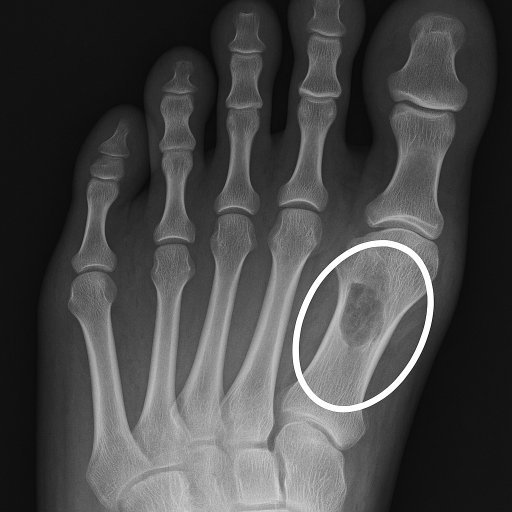
#> input picture data/image.png, 1024 x 1024 px (shown at 1/2 size)
$ python -i feature_extractor.py   (imports and definitions only)
#> lines starting #> are read from the running program, lines starting #| are printed output that depends on the picture; after the words box and inside, x2 and y2 are one past the last pixel; in counts of white or black regions, pixels touching at a corner belong together
### image_analysis/preprocessor.py
import logging
from typing import Dict, Tuple, Union

import cv2
import numpy as np
from PIL import Image

from core.config import USE_CLAHE_PREPROCESSING

logger = logging.getLogger(__name__)


def to_uint8_rgb(image: Union[Image.Image, np.ndarray]) -> np.ndarray:
    """Convert a PIL image or array to uint8 RGB."""
    if isinstance(image, Image.Image):
        if image.mode != "RGB":
            image = image.convert("RGB")
        return np.array(image, dtype=np.uint8)

    array = np.asarray(image)
    if array.dtype != np.uint8:
        if array.max() <= 1.0:
            array = (array * 255.0).clip(0, 255)
        else:
            array = array.clip(0, 255)
        array = array.astype(np.uint8)

    if array.ndim == 2:
        return cv2.cvtColor(array, cv2.COLOR_GRAY2RGB)
    if array.shape[2] == 4:
        return cv2.cvtColor(array, cv2.COLOR_RGBA2RGB)
    return array


# [104 lines left out: functions apply_clahe, enhance_image_contrast, preprocess_image, preprocess_for_analysis, validate_image, not called in this run]

### image_analysis/feature_extractor.py
import logging
from typing import Any, Dict, List, Optional, Tuple

import cv2
import numpy as np
from skimage import feature

from image_analysis.preprocessor import to_uint8_rgb

logger = logging.getLogger(__name__)

BODY_AREA_FEATURE_FOCUS = {
    "foot": {"texture": True, "shape": True, "color": True},
    "skin": {"texture": True, "shape": True, "color": True},
    "chest": {"texture": True, "shape": True, "color": False},
    "hand": {"texture": True, "shape": True, "color": True},
    "eye": {"texture": True, "shape": True, "color": True},
}


def _resolve_feature_flags(body_area: Optional[str]) -> Dict[str, bool]:
    if not body_area:
        return {"texture": True, "shape": True, "color": True}
    return BODY_AREA_FEATURE_FOCUS.get(body_area.lower(), {
        "texture": True,
        "shape": True,
        "color": True,
    })


def extract_features(
    image: np.ndarray,
    body_area: Optional[str] = None,
    grayscale: Optional[np.ndarray] = None,
    extract_texture: Optional[bool] = None,
    extract_shape: Optional[bool] = None,
    extract_color: Optional[bool] = None,
) -> Optional[Dict[str, Any]]:
    """Extract texture, shape, and color features from a preprocessed image."""
    try:
        rgb_uint8 = to_uint8_rgb(image)
        gray = grayscale if grayscale is not None else cv2.cvtColor(rgb_uint8, cv2.COLOR_RGB2GRAY)

        flags = _resolve_feature_flags(body_area)
        use_texture = extract_texture if extract_texture is not None else flags["texture"]
        use_shape = extract_shape if extract_shape is not None else flags["shape"]
        use_color = extract_color if extract_color is not None else flags["color"]

        features: Dict[str, Any] = {"body_area": body_area or "unspecified"}

        if use_texture:
            features.update(extract_texture_features(gray))
        if use_shape:
            features.update(extract_shape_features(gray))
        if use_color and rgb_uint8.ndim == 3:
            features.update(extract_color_features(rgb_uint8))

        features["feature_summary"] = summarize_features(features)
        return features

    except Exception as e:
        logger.error(f"Error extracting features: {e}")
        return None


def summarize_features(features: Dict[str, Any]) -> str:
    """Create a concise, human-readable summary for downstream classification."""
    parts: List[str] = []

    texture_std = features.get("texture_std")
    texture_entropy = features.get("texture_entropy")
    if texture_std is not None:
        texture_level = "high" if texture_std > 30 else "moderate" if texture_std > 15 else "low"
        parts.append(f"Texture variation is {texture_level}")
    if texture_entropy is not None:
        parts.append(f"texture entropy {texture_entropy:.2f}")

    circularity = features.get("circularity")
    aspect_ratio = features.get("aspect_ratio")
    if circularity is not None:
        shape_desc = "rounded" if circularity > 0.7 else "irregular" if circularity < 0.4 else "moderately irregular"
        parts.append(f"Lesion shape appears {shape_desc}")
    if aspect_ratio is not None:
        parts.append(f"aspect ratio {aspect_ratio:.2f}")

    color_diversity = features.get("color_diversity")
    if color_diversity is not None:
        color_desc = "high" if color_diversity > 4.0 else "moderate" if color_diversity > 2.5 else "low"
        parts.append(f"Color diversity is {color_desc}")

    red_mean = features.get("red_mean")
    if red_mean is not None:
        if red_mean > 150:
            parts.append("pronounced redness in tissue")
        elif red_mean < 80:
            parts.append("relatively pale tissue tones")

    return "; ".join(parts) if parts else "Limited visual feature signal detected"


def extract_texture_features(gray: np.ndarray) -> Dict[str, float]:
    try:
        gray_uint8 = gray.astype(np.uint8) if gray.dtype != np.uint8 else gray
        lbp = feature.local_binary_pattern(gray_uint8, P=8, R=1, method="uniform")
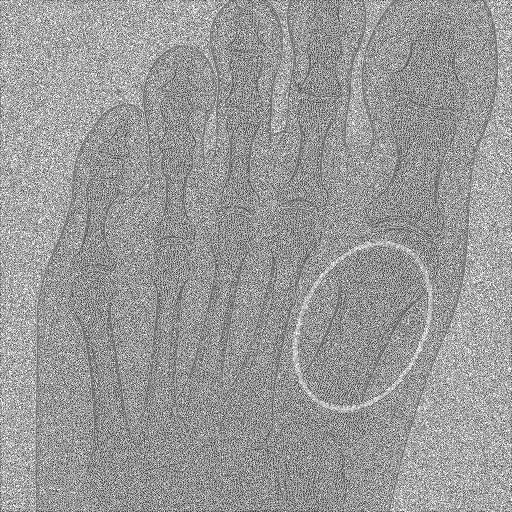
#> lbp: shape (1024, 1024) float64 (shown at 1/2 size); min 0, max 9, mean 5.41; drawn with min black and max white
        hist, _ = np.histogram(lbp.ravel(), bins=10, range=(0, 10))
#> hist = [97794, 107083, 51682, 64483, 73816, 74716, 72258, 113495, 164083, 229166]
        hist = hist.astype(float) / (hist.sum() + 1e-10)
#> hist = [0.0933, 0.102, 0.0493, 0.0615, 0.0704, 0.0713, 0.0689, 0.108, 0.156, 0.219]

        return {
            "texture_mean": float(np.mean(lbp)),
            "texture_std": float(np.std(lbp)),
            "texture_entropy": float(-np.sum(hist * np.log2(hist + 1e-10))),
        }
    except Exception as e:
        logger.error(f"Error extracting texture features: {e}")
        return {}


def extract_shape_features(gray: np.ndarray) -> Dict[str, float]:
    try:
        gray_uint8 = gray.astype(np.uint8) if gray.dtype != np.uint8 else gray
        _, binary = cv2.threshold(gray_uint8, 0, 255, cv2.THRESH_BINARY + cv2.THRESH_OTSU)
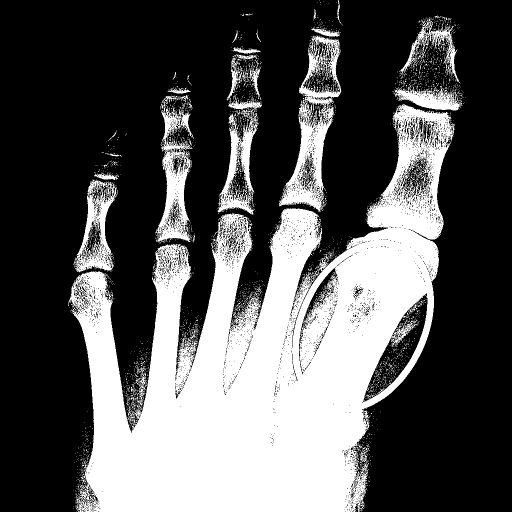
#> binary: shape (1024, 1024) (shown at 1/2 size); 33.9% white; 2668 white regions (2611 under 20 px)
        contours, _ = cv2.findContours(binary, cv2.RETR_EXTERNAL, cv2.CHAIN_APPROX_SIMPLE)
#> contours = 1954 contours, 1932 with area under 20; largest, box (x1, y1, x2, y2) and area: (136, 208, 909, 1024) 322882, (558, 71, 683, 423) 19788, (311, 190, 387, 487) 10266, (146, 359, 235, 545) 8395, (435, 218, 517, 429) 7972
        if not contours:
            return {}

        largest_contour = max(contours, key=cv2.contourArea)
#> largest_contour = contour of 4908 points, box (x1, y1, x2, y2) (136, 208, 909, 1024), area 322882
        area = cv2.contourArea(largest_contour)
#> area = 322882.5
        perimeter = cv2.arcLength(largest_contour, True)
#> perimeter = 9369.7

        return {
            "area": float(area),
            "perimeter": float(perimeter),
            "circularity": float(4 * np.pi * area / (perimeter * perimeter)) if perimeter > 0 else 0.0,
            "aspect_ratio": calculate_aspect_ratio(largest_contour),
        }
#> in calculate_aspect_ratio, `_, _, w, h = cv2.boundingRect(contour)`: w = 773; h = 816
    except Exception as e:
        logger.error(f"Error extracting shape features: {e}")
        return {}


def extract_color_features(rgb_uint8: np.ndarray) -> Dict[str, float]:
    try:
        if rgb_uint8.ndim != 3:
            return {}

        color_features: Dict[str, float] = {}
        for i, color in enumerate(["red", "green", "blue"]):
            channel = rgb_uint8[:, :, i]
            color_features.update({
                f"{color}_mean": float(np.mean(channel)),
                f"{color}_std": float(np.std(channel)),
                f"{color}_median": float(np.median(channel)),
            })
#> after the loop, color_features = 9 items

        color_features["color_diversity"] = calculate_color_diversity(rgb_uint8)
        return color_features

    except Exception as e:
        logger.error(f"Error extracting color features: {e}")
        return {}


def calculate_aspect_ratio(contour: np.ndarray) -> float:
    try:
        _, _, w, h = cv2.boundingRect(contour)
        return float(w) / h if h > 0 else 0.0
    except Exception:
        return 0.0


def calculate_color_diversity(rgb_uint8: np.ndarray) -> float:
    try:
        hist = cv2.calcHist([rgb_uint8], [0, 1, 2], None, [8, 8, 8], [0, 256, 0, 256, 0, 256])
        hist = hist.flatten() / (hist.sum() + 1e-10)
#> hist = 512 values, max 0.314 at index 0, min 0 at index 2, mean 0.00195
        return float(-np.sum(hist * np.log2(hist + 1e-10)))
    except Exception:
        return 0.0

>>> import cv2
>>> picture = cv2.cvtColor(cv2.imread('../data/image.png'), cv2.COLOR_BGR2RGB)
>>> result = extract_features(picture)
#> in summarize_features, `texture_std = features.get("texture_std")`: texture_std = 3.16
#> in summarize_features, `texture_entropy = features.get("texture_entropy")`: texture_entropy = 3.17
#> in summarize_features, `texture_level = "high" if texture_std > 30 else "moderate" if texture_..`: texture_level = 'low'
#> in summarize_features, `circularity = features.get("circularity")`: circularity = 0.0462
#> in summarize_features, `aspect_ratio = features.get("aspect_ratio")`: aspect_ratio = 0.947
#> in summarize_features, `shape_desc = "rounded" if circularity > 0.7 else "irregular" if circul..`: shape_desc = 'irregular'
#> in summarize_features, `color_diversity = features.get("color_diversity")`: color_diversity = 2.75
#> in summarize_features, `color_desc = "high" if color_diversity > 4.0 else "moderate" if color_..`: color_desc = 'moderate'
#> in summarize_features, `red_mean = features.get("red_mean")`: red_mean = 71.6
#> result = 19 items
